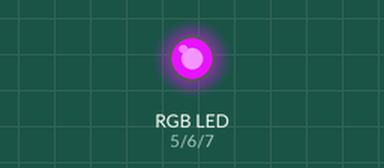
Recording of a sketch running on a simulated Arduino Uno, built with avr-gcc and run on an emulated ATmega328P. Parts: an RGB LED mixed from three pins (HIGH = lit). Dim RGB values are drawn brighter than linear; random numbers use the default seed unless the sketch sets one.

Above: at 0.15 s.
At 4.95 s:
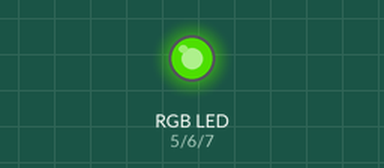
At 10.06 s:
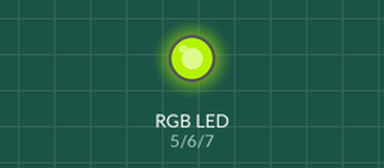
At 19.97 s:
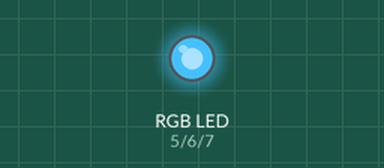
At 30.18 s:
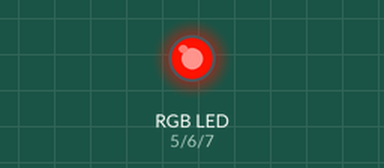
At 39.79 s:
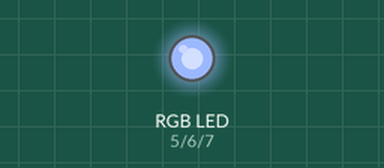
Timing chart, 0 to 40.0 s (numbered marks = the images above):
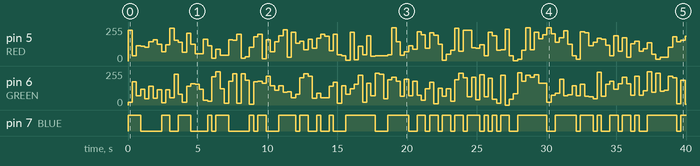

The sketch:

RandomRGBR4.ino
```cpp
const int RED   = 5;
const int GREEN = 6;
const int BLUE  = 7;

void setup() {
  pinMode(RED,   OUTPUT);
  pinMode(GREEN, OUTPUT);
  pinMode(BLUE,  OUTPUT);
}

void loop() {
  analogWrite(RED,   random(255));
  analogWrite(GREEN, random(255));
  analogWrite(BLUE,  random(255));

  delay(300);
}
```

Measured:
- by itself, pin 7 (BLUE): LOW → HIGH at 0.00 s, → LOW 0.90 s later, → HIGH 1.5 s later, → LOW 0.60 s later, … (59 changes in this stretch)
- by itself, pin 5 (RED): 0/255 → 232/255 at 0.00 s, → 38/255 0.30 s later, → 114/255 0.30 s later, → 109/255 0.30 s later, … (134 changes in this stretch)
- by itself, pin 6 (GREEN): 0/255 → 19/255 at 0.00 s, → 175/255 0.30 s later, → 68/255 0.30 s later, → 120/255 0.30 s later, … (134 changes in this stretch)
